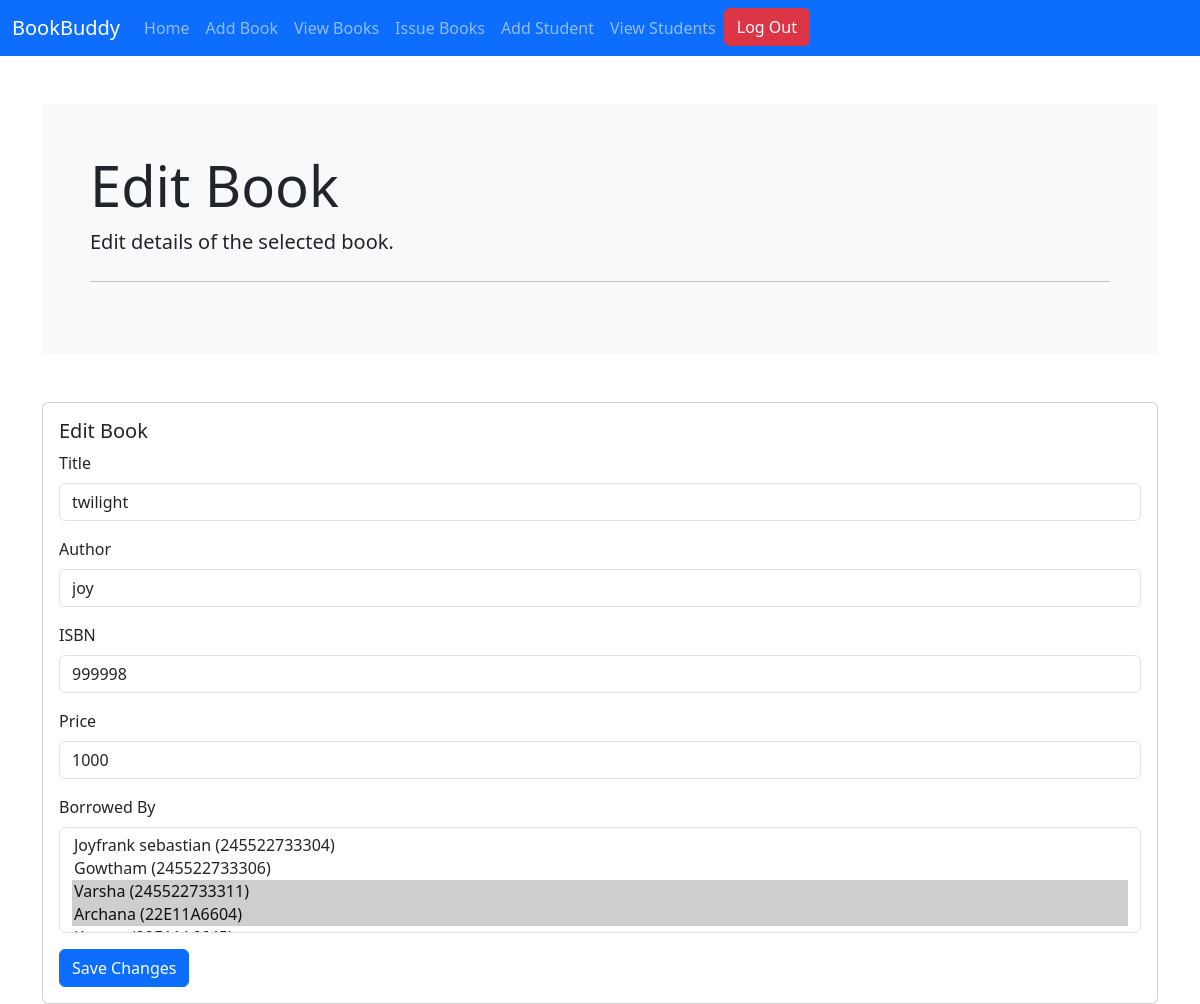
/editbook/twilight/ (signed in), run on the app's committed database.
### LMS/models.py (models this page shows, shortened)
class Book(models.Model):
    title = models.CharField(max_length=100)
    author = models.CharField(max_length=100)
    isbn = models.CharField(max_length=100)
    price = models.IntegerField()
    borrowed_by = models.ManyToManyField(Student, blank=True, related_name='books_borrowed')

class Student(models.Model):
    roll_number = models.CharField(max_length=20, unique=True)
    name = models.CharField(max_length=100)
    books_taken = models.ManyToManyField('Book', blank=True, related_name='students_taken')

### LMS/views.py (the view, shortened to what this page needs)
# urls.py: path('editbook/<str:title>/', edit_book, name='edit_book'),
@login_required
def edit_book(request, title):
    book = get_object_or_404(Book, title=title)
    all_students = Student.objects.all()
    return render(request, 'editbook.html', {'book': book, 'students': all_students})

### templates/editbook.html (shortened to what this page needs)
<!doctype html>
<html lang="en">
  <head>
    <link href="https://cdn.jsdelivr.net/npm/bootstrap@5.3.3/dist/css/bootstrap.min.css" rel="stylesheet">
  </head>
  <body>
    <nav class="navbar navbar-expand-lg bg-primary" data-bs-theme="dark">
      <div class="container-fluid">
        <a class="navbar-brand" href="/">BookBuddy</a>
        <div class="collapse navbar-collapse" id="navbarNavDropdown">
          <ul class="navbar-nav">
            <li class="nav-item">
              <a class="nav-link" aria-current="page" href="/">Home</a>
            </li>
            <li class="nav-item">
              <a class="nav-link" href="/addbook">Add Book</a>
            </li>
            <li class="nav-item">
              <a class="nav-link" href="/viewbooks">View Books</a>
            </li>
            <li class="nav-item">
              <a class="nav-link" href="/issuebooks">Issue Books</a>
            </li>
            <li class="nav-item">
              <a class="nav-link" href="/addstudent">Add Student</a>
            </li>
            <li class="nav-item">
              <a class="nav-link" href="/viewstudents">View Students</a>
            </li>
        <li class="nav-item">
            <li class="nav-item">
    <button type="button" class="btn btn-danger" onclick="window.location.href='{% url 'logout' %}';">Log Out</button>
</li>
        </li>
          </ul>
        </div>
      </div>
    </nav>
    <div class="container mt-5">
      <div class="jumbotron bg-light p-5">
        <h1 class="display-4">Edit Book</h1>
        <p class="lead">Edit details of the selected book.</p>
        <hr class="my-4">
      </div>
      <div class="card mt-5">
        <div class="card-body">
          <h5 class="card-title">Edit Book</h5>
          <form method="POST" action="{% url 'edit_book' book.title %}">
            <div class="mb-3">
              <label for="title" class="form-label">Title</label>
              <input type="text" class="form-control" id="title" name="title" value="{{ book.title }}" required>
            </div>
            <div class="mb-3">
              <label for="author" class="form-label">Author</label>
              <input type="text" class="form-control" id="author" name="author" value="{{ book.author }}" required>
            </div>
            <div class="mb-3">
              <label for="isbn" class="form-label">ISBN</label>
              <input type="text" class="form-control" id="isbn" name="isbn" value="{{ book.isbn }}" required>
            </div>
            <div class="mb-3">
              <label for="price" class="form-label">Price</label>
              <input type="number" class="form-control" id="price" name="price" value="{{ book.price }}" required>
            </div>
            <div class="mb-3">
              <label for="borrowed_by" class="form-label">Borrowed By</label>
              <select multiple class="form-control" id="borrowed_by" name="borrowed_by">
                {% for student in students %}
                  <option value="{{ student.id }}" {% if student in book.borrowed_by.all %}selected{% endif %}>
                    {{ student.name }} ({{ student.roll_number }})
                  </option>
                {% endfor %}
              </select>
            </div>
            <button type="submit" class="btn btn-primary">Save Changes</button>
          </form>
        </div>
      </div>
    </div>
  </body>
</html>

### data on the page
Book: title "twilight", author "joy", isbn "999998", price "1000", borrowed_by "Joyfrank sebastian (245522733304) / Gowtham (245522733306) / Varsha (245522733311) ☑ / Archana (22E11A6604) ☑"
